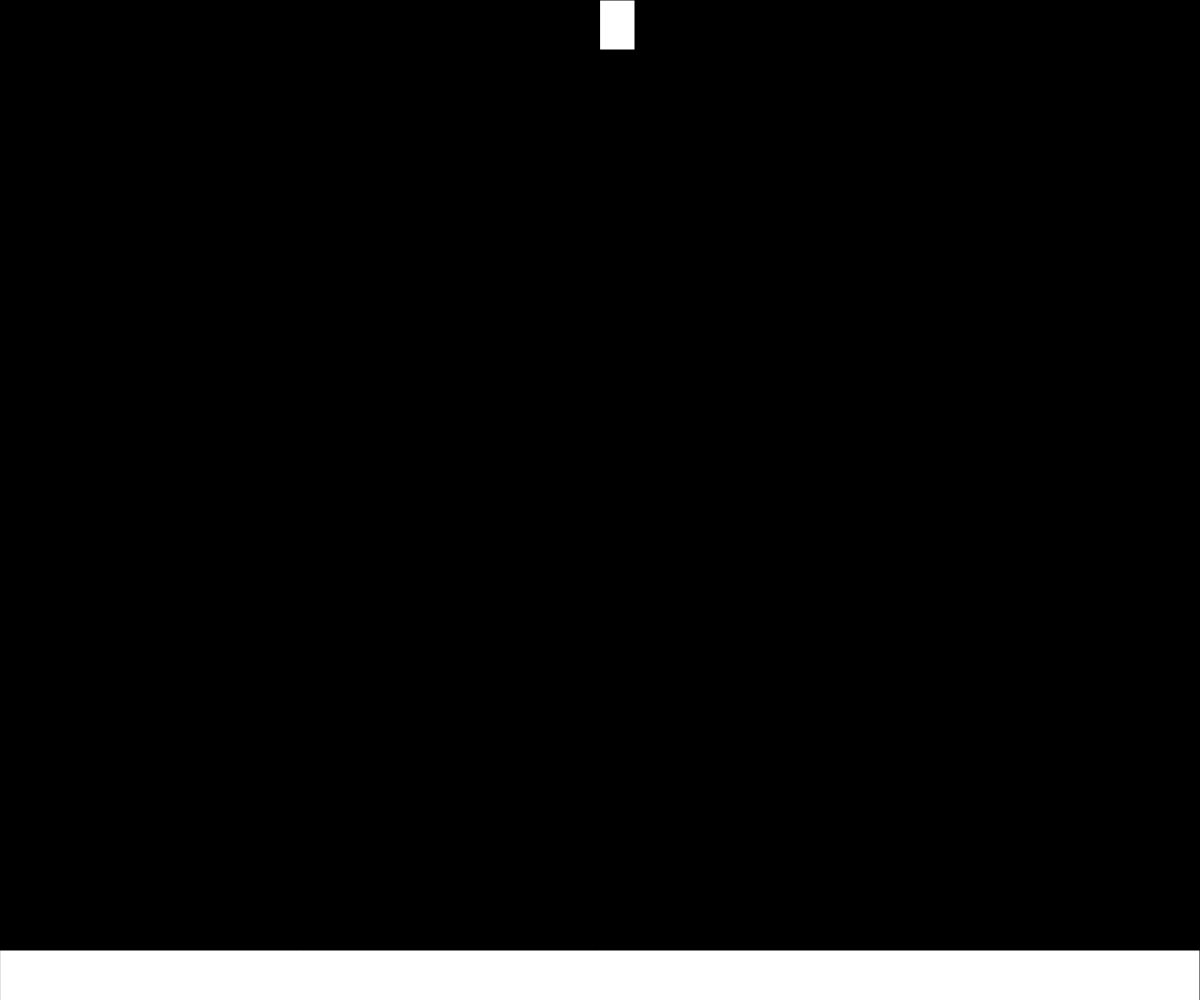
Frame 1 (no input)
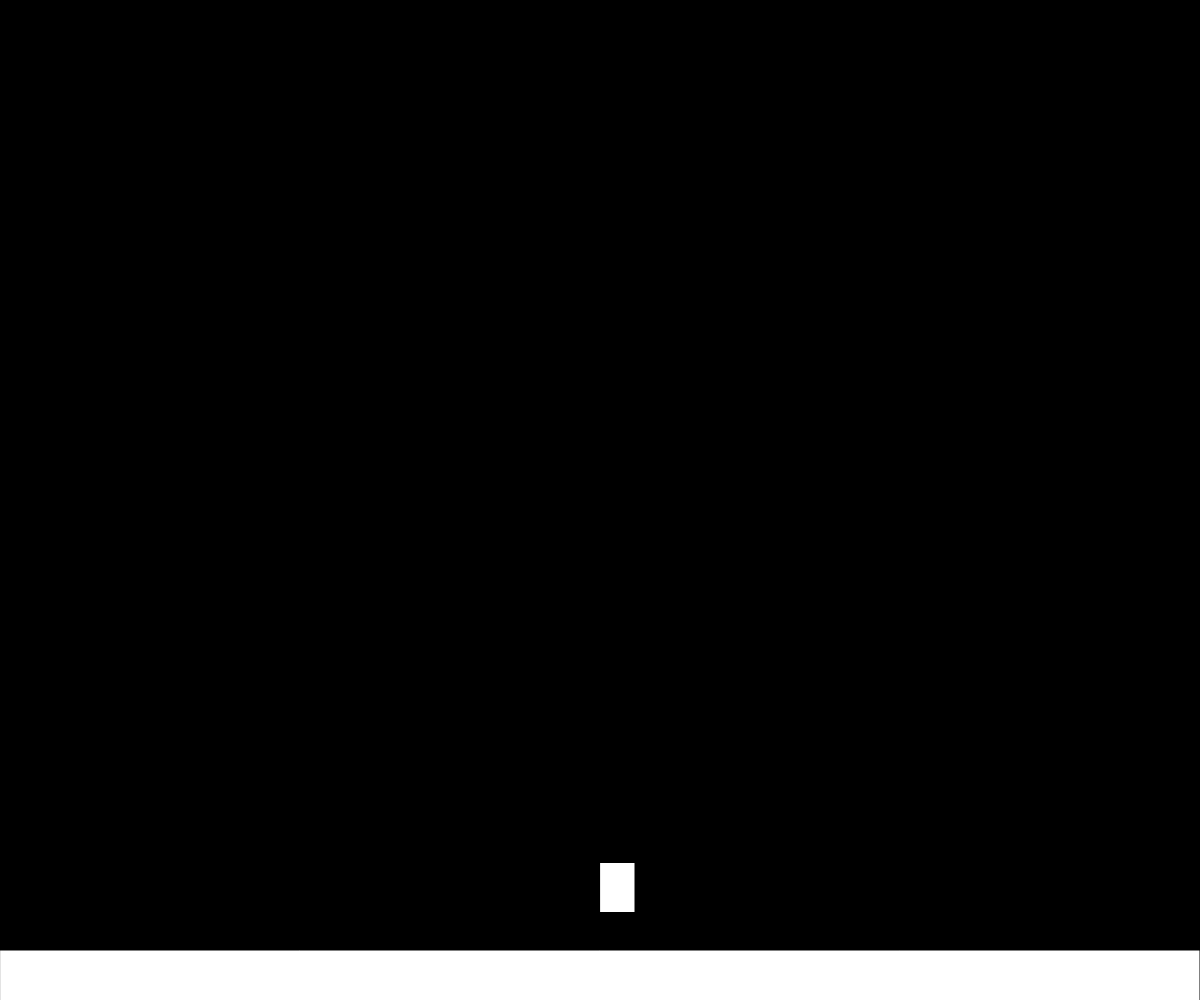
Frame 60 (no input)
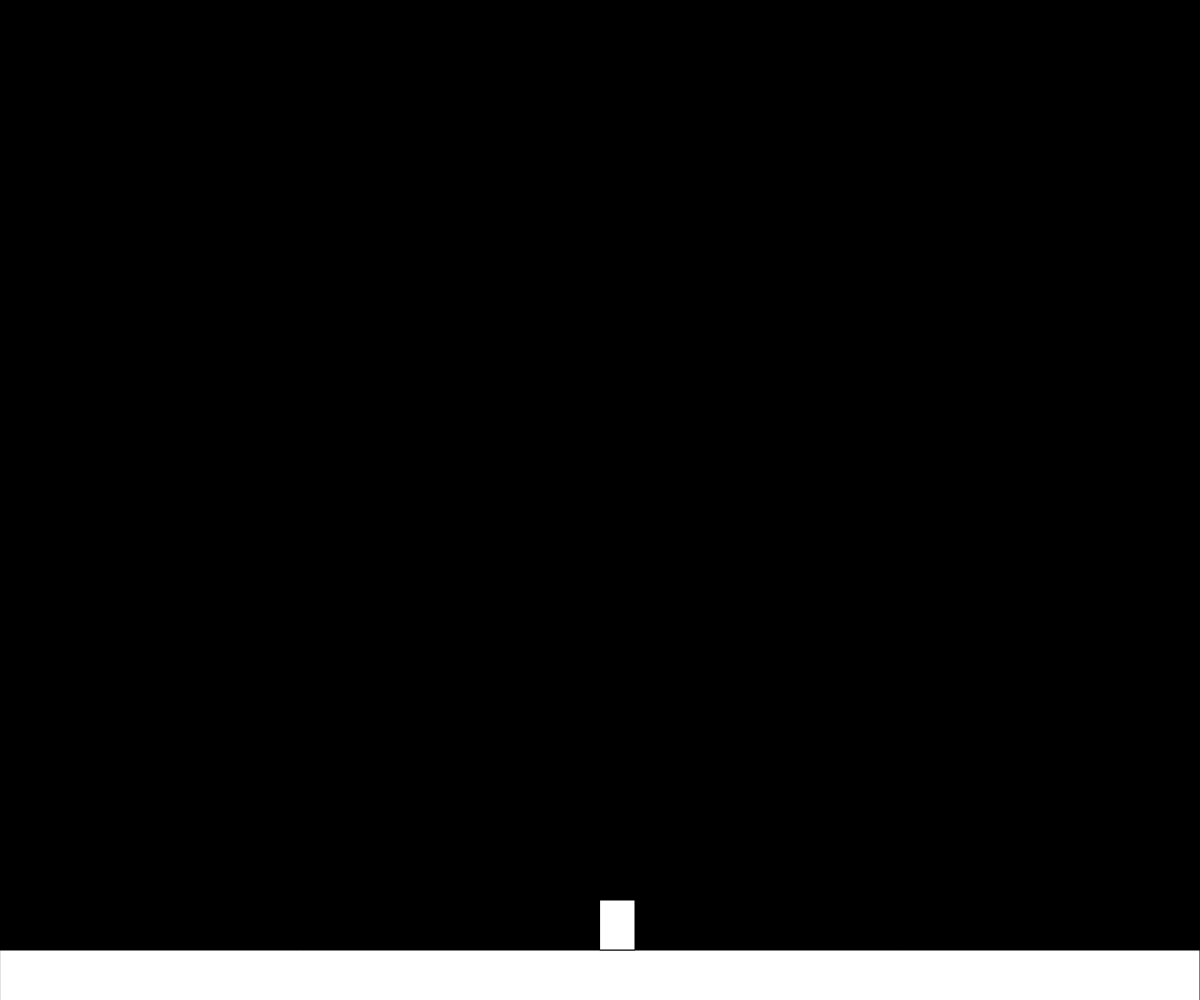
Frame 120 (the mouse pressed at the canvas centre since frame 60)

The p5.js sketch that drew these frames (run headless with seeded random() and noise() and a simulated clock; from frame 60 on, the mouse is pressed at the canvas centre):

// p5.js sketch
// ── sketch.js
// Project Title
// Your Name
// Date
//
// Extra for Experts:
// - describe what you did to take this project "above and beyond"


let playerX, playerY;
let playerWidth, playerHeight;
let gravity, verticalSpeed;
let verticalAcceleration, verticalSpeedMax, quickDown;
let horizontalSpeed, horizontalSpeedMax, horizontalAcceleration;
let isMovingRight, isMovingLeft, isMovingUp;
let widthIncrease, widthDecrease;
let heightIncrease, heightDecrease;
let color, color2, color3, colorChange, colorBuffer;

function setup() {
  createCanvas(windowWidth, windowHeight);
  playerX = windowWidth / 2;
  playerY = 0;
  playerWidth = 35;
  playerHeight = 50;
  gravity = 0.5;
  verticalSpeed = 0;
  verticalAcceleration = 0.35;
  verticalSpeedMax = 25;
  horizontalSpeed = 0;
  horizontalSpeedMax = 6.0;
  horizontalAcceleration = 0.4;
  isMovingLeft = false;
  isMovingRight = false;
  isMovingUp = false;
  widthIncrease = false;
  widthDecrease = false;
  heightIncrease = false;
  heightDecrease = false;
  quickDown = false;
  color = 255;
  color2 = 255;
  color3 = 255;
  colorChange = false;
  colorBuffer = true;
}

function draw() {
  createCanvas(windowWidth, windowHeight);
  background(0);
  fill(255)
  rect(0, windowHeight - 50, windowWidth, windowHeight / 10); ///DRAWS GROUND
  if (colorChange && colorBuffer) {
    colorBuffer = false;
    color = random(255);
    color2 = random(255);
    color3 = random(255);
  }
  fill(color, color2, color3)
  rect(playerX, playerY, playerWidth, playerHeight); ///DRAWS PLAYER
  console.log(color);

  if (widthIncrease && playerWidth < 250 && playerX + playerWidth <= windowWidth) {
    playerWidth += 1;
  }
  if (widthDecrease && playerWidth > 20) {
    playerWidth += -1;
  }
  if (heightIncrease && playerHeight < 250 && playerY >= 0) {
    playerHeight += 1;
  }
  if (heightDecrease && playerHeight > 20) {
    playerHeight += -1;
  }
  
  ///Horizontal Calculations
  if (isMovingRight) {
    horizontalSpeed += horizontalAcceleration;
  }
  if (isMovingLeft) {
    horizontalSpeed += -horizontalAcceleration;
  }
  if (horizontalSpeed !== 0 && !isMovingRight && !isMovingLeft) {
    horizontalSpeed += horizontalAcceleration * -sign(horizontalSpeed);
    if (horizontalSpeed < 0.5 && horizontalSpeed > -0.5) {
      horizontalSpeed = 0;
    }
  }

  if (Math.abs(horizontalSpeed) > horizontalSpeedMax) {
    horizontalSpeed = horizontalSpeedMax * sign(horizontalSpeed);
  }
  playerX += horizontalSpeed;
  if (playerX <= 0) {
    horizontalSpeed = 0;
    isMovingLeft = false;
  }
  if (playerX + playerWidth >= windowWidth) {
    horizontalSpeed = 0;
    isMovingRight = false;
  }
  ///End Horizontal Calculations

  // Gravity

  if (isMovingUp) {
    gravity = 0;
    verticalSpeed += -verticalAcceleration;
  } else {
    if (quickDown) {
      gravity = 0.9;
      verticalSpeedMax = 75;
      horizontalSpeedMax = 1.0;
      if (sign(verticalSpeed) === -1) {
        verticalSpeed *= -1;
      }
    } else {
      gravity = 0.5;
      verticalSpeedMax = 25;
      horizontalSpeedMax = 6.0;
    }
  }
  verticalSpeed += gravity;
  if (playerY + playerHeight >= windowHeight - 50 && verticalSpeed >= 0 || playerY <= 0 && verticalSpeed < 0) {
    verticalSpeed = 0;
  }
  if (Math.abs(verticalSpeed) > verticalSpeedMax) {
    verticalSpeed = verticalSpeedMax * sign(verticalSpeed);
  }
  playerY += verticalSpeed;
  if (playerY + playerHeight >= windowHeight - 50) {
    playerY = windowHeight - 50 - playerHeight;
  }
  if (playerY <= 0) {
    playerY = 0;
  }

  //End Gravity
}

function keyPressed() {
  if (keyCode === RIGHT_ARROW) {
    isMovingRight = true;
  }
  if (keyCode === LEFT_ARROW) {
    isMovingLeft = true;
  }
  if (keyCode === UP_ARROW) {
    isMovingUp = true;
  }
  if (keyCode === DOWN_ARROW) { 
    quickDown = true;
  }
  if (keyCode === 119 || keyCode === 87) { ///Key code for "W"
    widthIncrease = true;
  }
  if (keyCode === 101 || keyCode === 69) { ///Key code for "E"
    widthDecrease = true;
  }
  if (keyCode === 100 || keyCode === 68) { ///Key code for "D"
    heightIncrease = true;
  }
  if (keyCode === 102 || keyCode === 70) { ///Key code for "F"
    heightDecrease = true;
  }
  if (keyCode === 114 || keyCode === 82) { ///Key code for "R"
    colorChange = true;
  }
}

function keyReleased() {
  if (keyCode === RIGHT_ARROW) {
    isMovingRight = false;
  }
  if (keyCode === LEFT_ARROW) {
    isMovingLeft = false;
  }
  if (keyCode === UP_ARROW) {
    isMovingUp = false;
  }
  if (keyCode === DOWN_ARROW) {
    quickDown = false;
  }
  if (keyCode === 119 || keyCode === 87) { ///Key code for "W"
    widthIncrease = false;
  }
  if (keyCode === 101 || keyCode === 69) { ///Key code for "E"
    widthDecrease = false;
  }
  if (keyCode === 100 || keyCode === 68) { ///Key code for "D"
    heightIncrease = false;
  }
  if (keyCode === 102 || keyCode === 70) { ///Key code for "F"
    heightDecrease = false;
  }
  if (keyCode === 114 || keyCode === 82) { ///Key code for "R"
    colorChange = false;
    colorBuffer = true;
  }
}

function sign(num) {
  if (num > 0) {
    return 1;
  }
  if (num < 0) {
    return -1;
  } else {
    return 0;
  }
}
